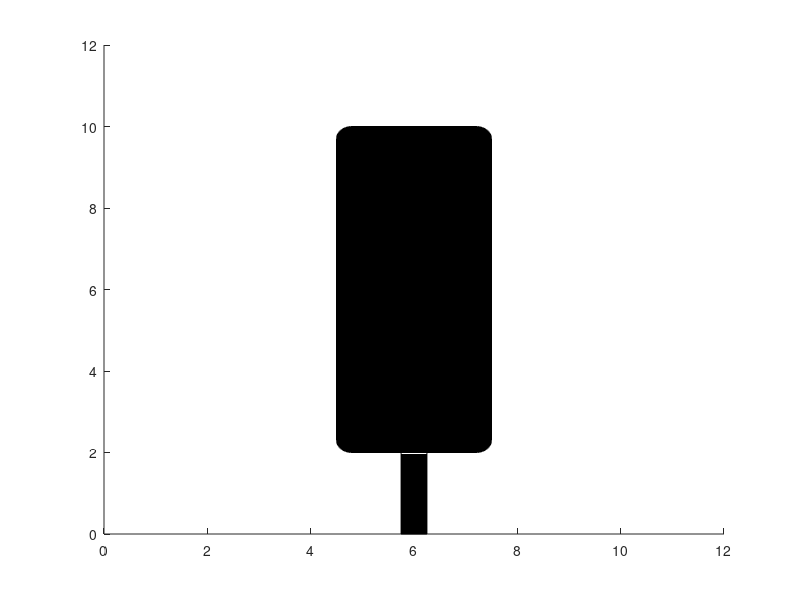

This figure's MATLAB source: (Note: this script raises an error after producing the figure.)
r = 1;

c1_x = 6;
c1_y = 8;

c2_x = 6;
c2_y = 6;

c3_x = 6;
c3_y = 4;

figure
rectangle('Position',[4.5 2 3 8],'FaceColor','k','Curvature',0.2);
rectangle('Position',[5.75 0 0.5 2],'FaceColor','k');

xlim([0 12]);
ylim([0 12]);

gre = [34, 212, 21]./255;
yel = [237, 213, 26]./255;
red = [214, 52, 24]./255;
grey = [115, 115, 115]./255;

while true
	circle(c1_x,c1_y,r,red);
	circle(c2_x,c2_y,r,grey);
	circle(c3_x,c3_y,r,grey);
	pause(1);
	circle(c1_x,c1_y,r,grey);
	circle(c2_x,c2_y,r,yel);
	circle(c3_x,c3_y,r,grey);
	pause(1);
	circle(c1_x,c1_y,r,grey);
	circle(c2_x,c2_y,r,grey);
	circle(c3_x,c3_y,r,gre);
	pause(1);
end


